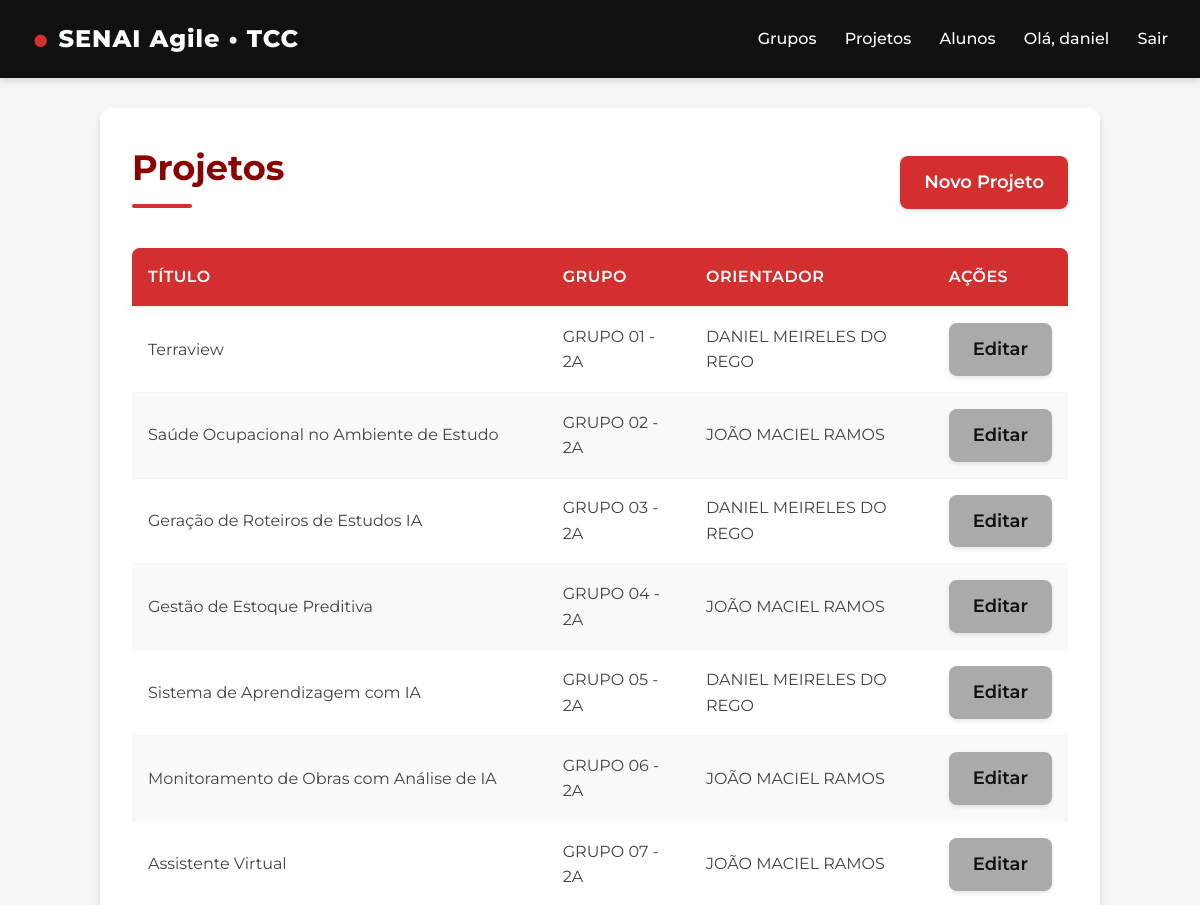
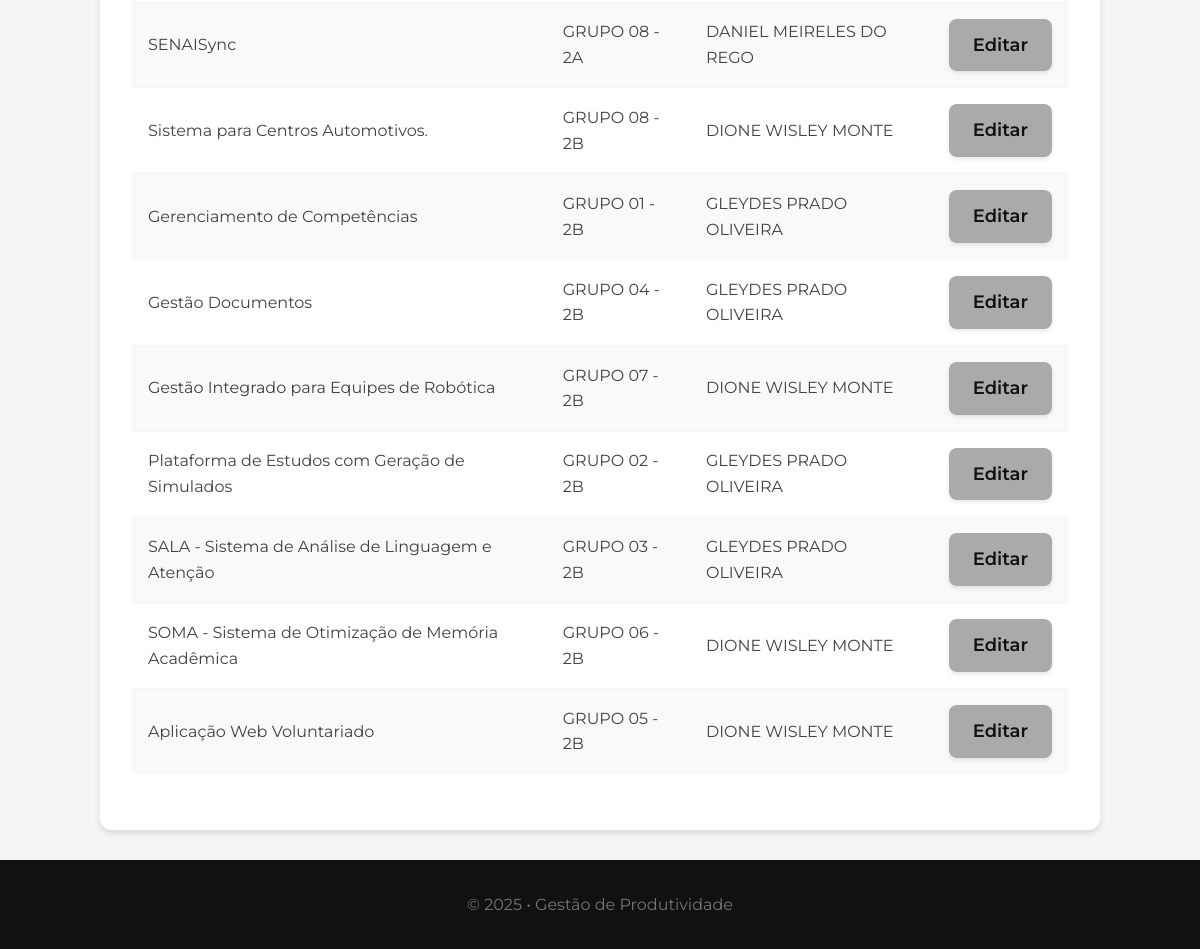
/produtividade/projetos/ (signed in), run on the app's committed database (2 pictures, top to bottom).
### produtividade/models.py (models this page shows, shortened)
class Project(models.Model):
    titulo = models.CharField(max_length=150)
    descricao = models.TextField(blank=True)
    grupo = models.ForeignKey(Group, on_delete=models.CASCADE, related_name='projetos')
    orientador = models.CharField(max_length=100, blank=True)

class Group(models.Model):
    nome = models.CharField(max_length=100)
    descricao = models.TextField(blank=True)
    def __str__(self):
        return self.nome

### produtividade/views.py (the view)
# urls.py: path('projetos/', views.ProjectListView.as_view(), name='project_list'),
class ProjectListView(LoginRequiredMixin, ListView):
    model = Project
    template_name = 'produtividade/project_list.html'
    context_object_name = 'projetos'

### produtividade/templates/produtividade/project_list.html (shortened to what this page needs)
{% extends 'produtividade/base.html' %}
{% block content %}
  <div class="list-header">
    <h1>Projetos</h1>
    <a class="btn primary" href="{% url 'produtividade:project_create' %}">Novo Projeto</a>
  </div>
  <table class="table">
    <thead><tr><th>Título</th><th>Grupo</th><th>Orientador</th><th>Ações</th></tr></thead>
    <tbody>
      {% for p in projetos %}
        <tr>
          <td>{{ p.titulo }}</td>
          <td>{{ p.grupo }}</td>
          <td>{{ p.orientador|default:"—" }}</td>
          <td><a class="btn" href="{% url 'produtividade:project_update' p.id %}">Editar</a></td>
        </tr>
      {% empty %}
        <tr><td colspan="4">Nenhum projeto cadastrado.</td></tr>
      {% endfor %}
    </tbody>
  </table>
{% endblock %}

### produtividade/templates/produtividade/base.html (shortened to what this page needs)
<!DOCTYPE html>
{% load static %}
<html lang="pt-br">
<head>
  <link rel="stylesheet" href="{% static 'produtividade/styles.css' %}">
</head>
<body>
  <header class="topbar">
    <div class="logo">SENAI Agile • TCC</div>
    <nav class="nav">
      <a href="{% url 'produtividade:group_list' %}">Grupos</a>
      <a href="{% url 'produtividade:project_list' %}">Projetos</a>
      <a href="{% url 'produtividade:student_list' %}">Alunos</a>
      {% if user.is_authenticated %}
        <span class="user">Olá, {{ user.get_username }}</span>
        <a class="logout" href="{% url 'logout' %}">Sair</a>
      {% else %}
        <a class="login" href="{% url 'login' %}">Entrar</a>
      {% endif %}
    </nav>
  </header>
  <main class="container">
    {% block content %}{% endblock %}
  </main>
  <footer class="footer">© {% now "Y" %} • Gestão de Produtividade</footer>
</body>
</html>

### produtividade/static/produtividade/styles.css (style rules this page uses)
:root { --red-dark: #8B0000; --red-primary: #d32f2f; --red-light: #ff6659; --red-accent: #ff5252; --black: #111111; --gray-dark: #424242; --gray-medium: #757575; --gray-light: #f5f5f5; --white: #ffffff; --shadow: 0 4px 6px rgba(0, 0, 0, 0.1); --transition: all 0.3s ease; }
* { box-sizing: border-box; margin: 0; padding: 0; }
body { background: var(--gray-light); color: var(--gray-dark); font-family: 'Montserrat', sans-serif; line-height: 1.6; }
.topbar { background: var(--black); color: var(--white); display: flex; align-items: center; justify-content: space-between; padding: 16px 32px; box-shadow: var(--shadow); position: sticky; top: 0; z-index: 100; }
.topbar .logo { font-weight: 800; letter-spacing: 1px; font-size: 1.5rem; color: var(--white); display: flex; align-items: center; }
.logo::before { content: "●"; color: var(--red-primary); font-size: 1.8rem; margin-right: 8px; }
.topbar .nav a, .topbar .nav span { color: var(--white); text-decoration: none; margin-left: 24px; font-weight: 500; transition: var(--transition); position: relative; padding: 6px 0; }
.topbar .nav a::after { content: ''; position: absolute; width: 0; height: 2px; bottom: 0; left: 0; background-color: var(--red-light); transition: var(--transition); }
.container { margin: 30px 100px; background: var(--white); padding: 32px; border-radius: 12px; box-shadow: var(--shadow); }
.footer { text-align: center; padding: 32px; color: var(--gray-medium); background: var(--black); margin-top: 40px; }
.btn { display: inline-block; padding: 12px 24px; border-radius: 8px; background: #aaa; text-decoration: none; color: var(--black); border: none; cursor: pointer; font-weight: 600; transition: var(--transition); box-shadow: 0 2px 4px rgba(0, 0, 0, 0.1); font-family: 'Montserrat', sans-serif; font-size: large; }
.btn.primary { background: var(--red-primary); color: var(--white); }
.table { width: 100%; border-collapse: collapse; margin: 24px 0; border-radius: 8px; overflow: hidden; }
.table th, .table td { padding: 16px; border-bottom: 1px solid var(--gray-light); text-align: left; }
.table th { background: var(--red-primary); color: var(--white); font-weight: 600; text-transform: uppercase; letter-spacing: 0.5px; }
.table tr:last-child td { border-bottom: none; }
.table tr:nth-child(even) { background-color: #f9f9f9; }
.list-header { display: flex; align-items: center; justify-content: space-between; margin-bottom: 24px; }
h1, h2, h3, h4 { color: var(--black); margin-bottom: 16px; }
h1 { font-size: 2.2rem; color: var(--red-dark); position: relative; padding-bottom: 12px; }
h1::after { content: ''; position: absolute; left: 0; bottom: 0; width: 60px; height: 4px; background: var(--red-primary); border-radius: 2px; }
html, body { height: 100%; }
body { min-height: 100vh; display: flex; flex-direction: column; }
main.container { flex: 1 0 auto; }
.footer { margin-top: auto; }

### data on the page
Project: titulo "Terraview", grupo "GRUPO 01 - 2A", orientador "DANIEL MEIRELES DO REGO"
Project: titulo "Saúde Ocupacional no Ambiente de Estudo", grupo "GRUPO 02 - 2A", orientador "JOÃO MACIEL RAMOS"
Project: titulo "Geração de Roteiros de Estudos IA", grupo "GRUPO 03 - 2A", orientador "DANIEL MEIRELES DO REGO"
Project: titulo "Gestão de Estoque Preditiva", grupo "GRUPO 04 - 2A", orientador "JOÃO MACIEL RAMOS"
Project: titulo "Sistema de Aprendizagem com IA", grupo "GRUPO 05 - 2A", orientador "DANIEL MEIRELES DO REGO"
Project: titulo "Monitoramento de Obras com Análise de IA", grupo "GRUPO 06 - 2A", orientador "JOÃO MACIEL RAMOS"
Project: titulo "Assistente Virtual", grupo "GRUPO 07 - 2A", orientador "JOÃO MACIEL RAMOS"
Project: titulo "SENAISync", grupo "GRUPO 08 - 2A", orientador "DANIEL MEIRELES DO REGO"
Project: titulo "Sistema para Centros Automotivos.", grupo "GRUPO 08 - 2B", orientador "DIONE WISLEY MONTE"
Project: titulo "Gerenciamento de Competências", grupo "GRUPO 01 - 2B", orientador "GLEYDES PRADO OLIVEIRA"
Project: titulo "Gestão Documentos", grupo "GRUPO 04 - 2B", orientador "GLEYDES PRADO OLIVEIRA"
Project: titulo "Gestão Integrado para Equipes de Robótica", grupo "GRUPO 07 - 2B", orientador "DIONE WISLEY MONTE"
Project: titulo "Plataforma de Estudos com Geração de Simulados", grupo "GRUPO 02 - 2B", orientador "GLEYDES PRADO OLIVEIRA"
Project: titulo "SALA - Sistema de Análise de Linguagem e Atenção", grupo "GRUPO 03 - 2B", orientador "GLEYDES PRADO OLIVEIRA"
Project: titulo "SOMA - Sistema de Otimização de Memória Acadêmica", grupo "GRUPO 06 - 2B", orientador "DIONE WISLEY MONTE"
Project: titulo "Aplicação Web Voluntariado", grupo "GRUPO 05 - 2B", orientador "DIONE WISLEY MONTE"

### other printed values
{{ user.get_username }} "daniel"
